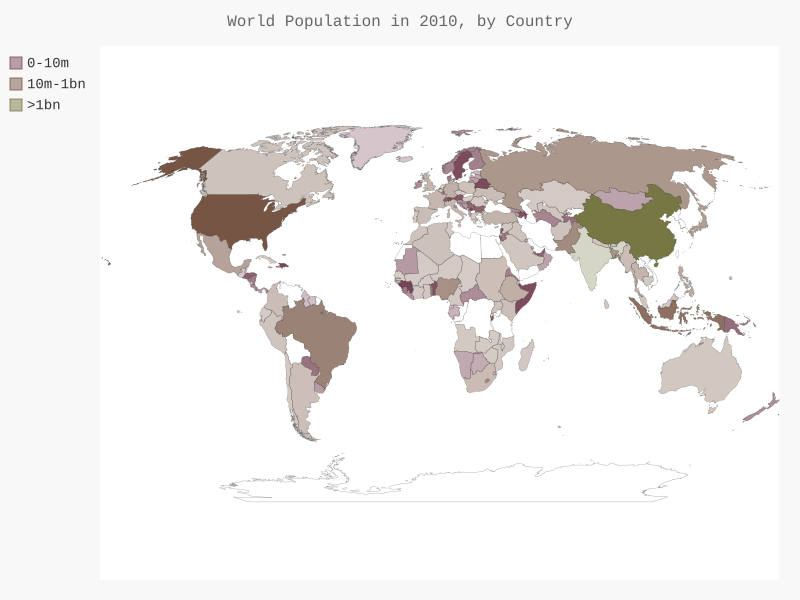

Python code for this plot:
import json
import pygal
from country_code import get_country_code
from pygal.style import RotateStyle, LightColorizedStyle

# 将数据加载到一个列表
file = "population_data.json"
with open(file) as f:
    pop_data = json.load(f)

cc_populations = {}
# 打印每个国家2010年的人口数量
for pop_dict in pop_data:
    if pop_dict["Year"] == "2010":
        country_name = pop_dict['Country Name']
        population = int(float(pop_dict['Value']))
        code = get_country_code(country_name)
        if code:
            cc_populations[code] = population

# 根据人口数量将所有的国家分成三组
cc_pop_1, cc_pop_2, cc_pop_3 = {}, {}, {}
for cc, pop in cc_populations.items():
    if pop < 10000000:
        cc_pop_1[cc] = pop
    elif pop < 1000000000:
        cc_pop_2[cc] = pop
    else:
        cc_pop_3[cc] = pop

print(len(cc_pop_1), len(cc_pop_2), len(cc_pop_3))

wm_style = RotateStyle('#774455', base_style=LightColorizedStyle)
wm = pygal.maps.world.World(style=wm_style)
wm.titles = "World Population in 2010, by Country"
wm.add('0-10m', cc_pop_1)
wm.add('10m-1bn', cc_pop_2)
wm.add('>1bn', cc_pop_3)


wm.render_to_file('world_population.svg')
